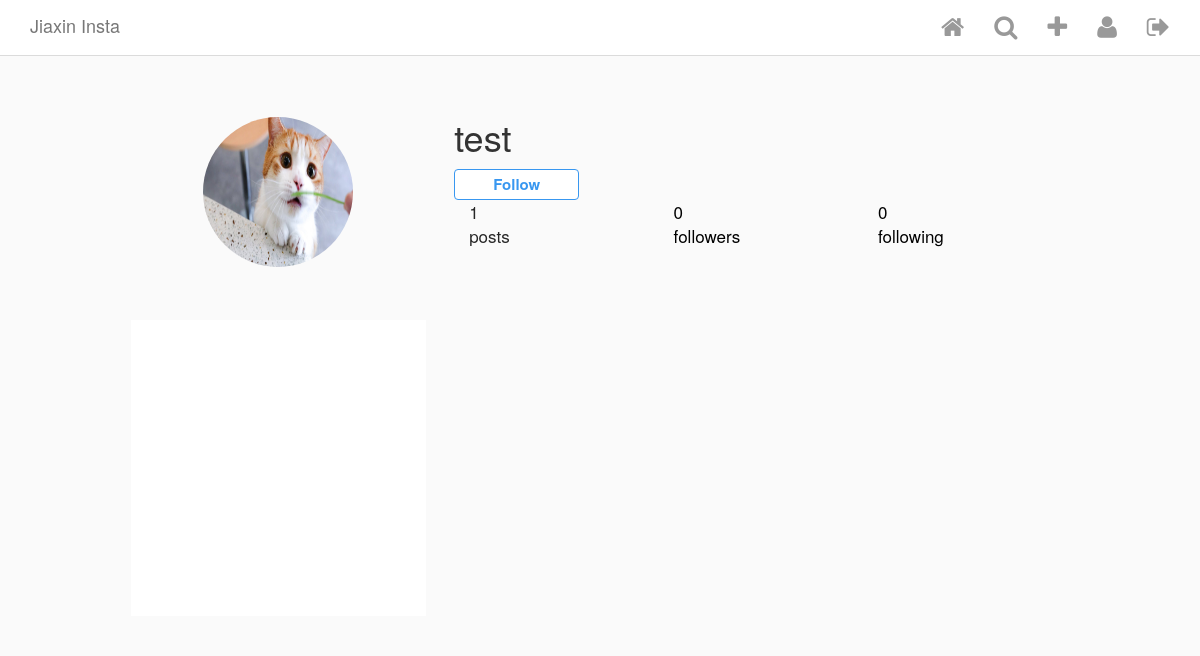
The page /user/2 (signed in) on the database as committed earlier.
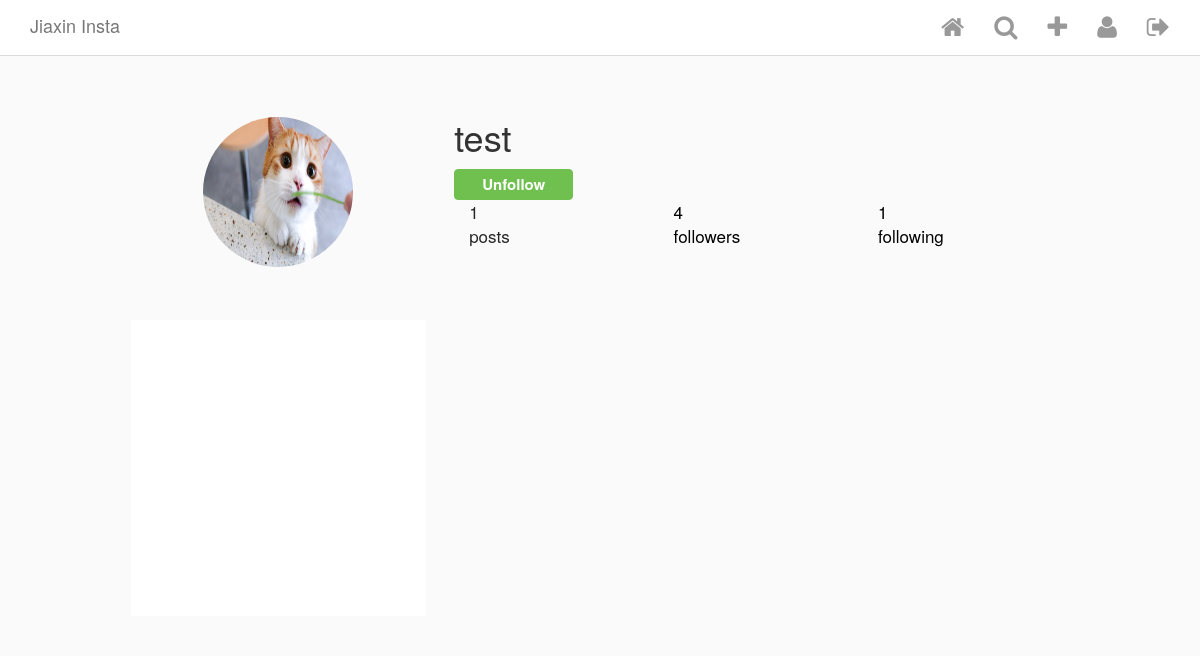
The same page on the database as committed later.
### Insta/models.py (models this page shows, shortened)
class  InstaUser(AbstractUser):
    profile_pic = ProcessedImageField(
        upload_to='static/images/profiles',
        format='JPEG',
        options={'quality':100},
        blank=True,
        null=True
    )
    def get_connections(self):
        connections = UserConnection.objects.filter(creator=self)
        return connections
    def get_followers(self):
        followers = UserConnection.objects.filter(following=self)
        return followers

### Insta/views.py (the view)
# urls.py: path('user/<int:pk>', UserDetailView.as_view(), name='user_detail'),
class UserDetailView(LoginRequiredMixin,DetailView):
    model = InstaUser
    template_name = 'user_detail.html'
    login_url = 'login'

### Insta/models.py (called while the page is built)
    def get_like_count(self):
        return self.likes.count()

### Insta/templatetags/custom_tags.py (called while the page is built)
@register.simple_tag
def is_following(current_user, background_user):
    return background_user.get_followers().filter(creator=current_user).exists()

### templates/user_detail.html (shortened to what this page needs)
{% extends 'base.html' %}
{% load custom_tags %}
{% block content %}
<div class="profile">
    <div class="profile__head">
        <div class="row">
            <div class="col-xs-4 left">
                {% if object.profile_pic %}
                    <img class="picture-circle" src="/{{ object.profile_pic }}">
                {% endif %}
            </div>
            <div class="col-xs-8 right">
                <div class="name-button">
                    <h1 class="username">{{ object.username }}</h1>
                    {% if user == object %}
                        <a class="edit-desktop" href="{% url 'edit_profile' object.pk %}" >
                            <button class="edit-profile">Edit Profile</button>
                        </a>
                    {% else %}
                        {% is_following user object as following %}
                        <div class="follow-toggle__container">
                            <button class="btn btn-primary {% if not following %}follow-user{% else %}unfollow-user{% endif %}" id="{{ object.pk }}">
                                {% if following %}
                                    Unfollow
                                {% else %}
                                    Follow
                                {% endif %}
                            </button>
                        </div>
                    {% endif %}
                </div>
                    <ul class="stats">
                        <div class="col-xs-4"><li class="status__count"><span>{{ object.my_posts.count }}</span><br>posts</li></div>
                        <div class="col-xs-4"><a href="/" style="text-decoration: none;color: black;"><li class="status__count"><span class="follower_count" id="follower_id">{{ object.get_followers.count }}</span><br>followers</li></a></div>
                        <div class="col-xs-4"><a href="/" style="text-decoration: none;color: black;"><li class="status__count"><span>{{ object.get_connections.count }}</span><br>following</li></a></div>
                    </ul>
            </div>
        </div>
    </div>
    <div class="profile__body">
        <div class="row">
        {% for post in object.my_posts.all %}
            <div class="col-xs-4">
                <div class="picture-square" style="background-image: url(http://{{ request.META.HTTP_HOST }}/{{ post.image.url }}); background-size: contain;">
                </div>
        {% endfor %}
            </div>
        </div>
    </div>
</div>
{% endblock content %}

Rows that differ between the two databases and show on the page:
changed InstaUser "test": get_followers.count "0" → "4"; get_connections.count "0" → "1"
Other text that changed with them:
text no longer shown: "Follow"
text now shown: "Unfollow"
